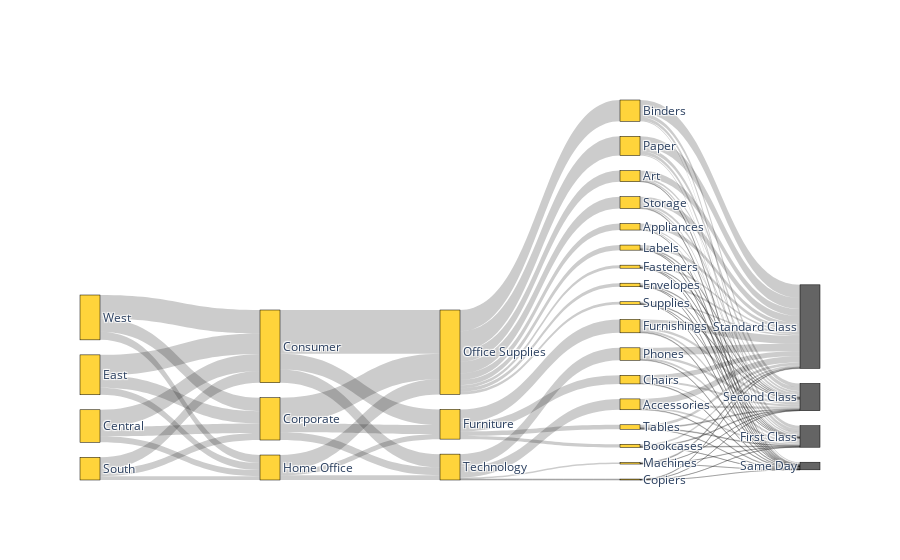

Write notebook code for a chart like this one.
### Markdown cell above
All in one

### Code cell
import pandas as pd
import plotly.graph_objects as go

df = pd.read_csv(r"superstore.csv")

column = ['Order ID', 'State','Order Date', 'Ship Date', 'Customer ID', 'Customer Name', 'Country', 'City','Postal Code','Product ID','Product Name','Discount']
df.drop(column,inplace=True, axis=1)

df1 = df.filter(['Ship Mode','Segment','Region','Category','Sub-Category','Profit'], axis=1)

df2=df1.groupby(['Region', 'Segment'], as_index=False)['Profit'].count()
df3=df1.groupby(['Segment', 'Category'], as_index=False)['Profit'].count()
df4=df1.groupby(['Category','Sub-Category'], as_index=False)['Profit'].count()
df5=df1.groupby(['Sub-Category','Ship Mode'], as_index=False)['Profit'].count()

df2.columns = ['a', 'b', 'Quantity']
df3.columns = ['a', 'b', 'Quantity']
df4.columns = ['a', 'b', 'Quantity']
df5.columns = ['a', 'b', 'Quantity']
df6 = df2.append(df3)
df7 = df6.append(df4)
df8 = df7.append(df5)
df8





def genSankey(df,cat_cols=[],value_cols='',title='Sankey Diagram'):
    # maximum of 6 value cols -> 6 colors
    colorPalette = ['#FFD43B','#646464','#4B8BBE','#306998']
    labelList = []
    colorNumList = []
    for catCol in cat_cols:
        labelListTemp =  list(set(df[catCol].values))
        colorNumList.append(len(labelListTemp))
        labelList = labelList + labelListTemp
        
    # remove duplicates from labelList
    labelList = list(dict.fromkeys(labelList))
    
    # define colors based on number of levels
    colorList = []
    for idx, colorNum in enumerate(colorNumList):
        colorList = colorList + [colorPalette[idx]]*colorNum
        
    # transform df into a source-target pair
    for i in range(len(cat_cols)-1):
        if i==0:
            sourceTargetDf = df[[cat_cols[i],cat_cols[i+1],value_cols]]
            sourceTargetDf.columns = ['source','target','count']
        else:
            tempDf = df[[cat_cols[i],cat_cols[i+1],value_cols]]
            tempDf.columns = ['source','target','count']
            sourceTargetDf = pd.concat([sourceTargetDf,tempDf])
        sourceTargetDf = sourceTargetDf.groupby(['source','target']).agg({'count':'sum'}).reset_index()
        
    # add index for source-target pair
    sourceTargetDf['sourceID'] = sourceTargetDf['source'].apply(lambda x: labelList.index(x))
    sourceTargetDf['targetID'] = sourceTargetDf['target'].apply(lambda x: labelList.index(x))
    
    # creating the sankey diagram
    fig = go.Figure(data=[go.Sankey(
        node = dict(
            pad = 15,
            thickness = 20,
            line = dict(color = "black", width = 0.5),
            label = labelList,
            color = colorList
        ),
        link = dict(
              source = sourceTargetDf['sourceID'],
              target = sourceTargetDf['targetID'],
              value = sourceTargetDf['count']
    ))])

    return fig

fig = genSankey(df8,cat_cols=['a','b'],value_cols='Quantity',title='Sankey Diagram x Profit')
fig.show()

### Figure 1 — Plotly figure (JSON) as saved in the notebook; plotly's stock layout.template omitted (floating-point values rounded to 4 significant figures)
{"data": [{"link": {"source": [25, 25, 25, 25, 21, 21, 21, 21, 26, 26, 26, 26, 7, 7, 7, 7, 2, 2, 2, 2, 23, 23, 23, 14, 14, 14, 14, 8, 8, 8, 20, 20, 20, 20, 3, 3, 3, 13, 13, 13, 12, 12, 12, 12, 5, 5, 5, 5, 24, 24, 24, 24, 16, 16, 16, 16, 1, 1, 1, 10, 10, 10, 10, 17, 17, 17, 17, 0, 0, 0, 0, 0, 0, 0, 0, 0, 18, 18, 18, 18, 22, 22, 22, 22, 4, 4, 4, 19, 19, 19, 19, 6, 6, 6, 6, 9, 9, 9, 9, 15, 15, 15, 15, 11, 11, 11], "target": [27, 30, 29, 28, 27, 30, 29, 28, 27, 30, 29, 28, 27, 30, 29, 28, 27, 30, 29, 28, 8, 3, 1, 27, 30, 29, 28, 16, 0, 15, 27, 30, 29, 28, 16, 0, 15, 8, 3, 1, 27, 30, 29, 28, 27, 30, 29, 28, 27, 30, 29, 28, 2, 14, 24, 9, 16, 0, 15, 27, 30, 29, 28, 27, 30, 29, 28, 21, 26, 7, 12, 5, 10, 18, 19, 6, 27, 30, 29, 28, 27, 30, 29, 28, 8, 3, 1, 27, 30, 29, 28, 27, 30, 29, 28, 27, 30, 29, 28, 25, 20, 17, 22, 8, 3, 1], "value": [128, 41, 162, 444, 76, 23, 79, 288, 112, 36, 155, 493, 239, 74, 263, 947, 49, 7, 48, 124, 1212, 673, 438, 85, 39, 134, 359, 1113, 3127, 951, 12, 5, 15, 36, 646, 1820, 554, 1469, 877, 502, 32, 14, 53, 155, 30, 14, 37, 136, 146, 52, 184, 575, 228, 617, 957, 319, 362, 1079, 342, 60, 21, 62, 221, 23, 10, 14, 68, 466, 796, 1523, 254, 217, 364, 1370, 846, 190, 217, 81, 289, 783, 138, 42, 175, 534, 838, 510, 272, 119, 52, 171, 504, 25, 11, 43, 111, 47, 21, 61, 190, 775, 68, 115, 889, 1672, 960, 571]}, "node": {"color": ["#FFD43B", "#FFD43B", "#FFD43B", "#FFD43B", "#FFD43B", "#FFD43B", "#FFD43B", "#FFD43B", "#FFD43B", "#FFD43B", "#FFD43B", "#FFD43B", "#FFD43B", "#FFD43B", "#FFD43B", "#FFD43B", "#FFD43B", "#FFD43B", "#FFD43B", "#FFD43B", "#FFD43B", "#FFD43B", "#FFD43B", "#FFD43B", "#FFD43B", "#FFD43B", "#FFD43B", "#646464", "#646464", "#646464", "#646464", "#646464", "#646464", "#646464", "#646464", "#646464", "#646464", "#646464", "#646464", "#646464", "#646464", "#646464", "#646464", "#646464", "#646464", "#646464", "#646464", "#646464", "#646464", "#646464", "#646464", "#646464", "#646464", "#646464"], "label": ["Office Supplies", "Home Office", "Bookcases", "Corporate", "South", "Fasteners", "Supplies", "Binders", "Consumer", "Tables", "Labels", "West", "Envelopes", "East", "Chairs", "Technology", "Furniture", "Machines", "Paper", "Storage", "Copiers", "Appliances", "Phones", "Central", "Furnishings", "Accessories", "Art", "First Class", "Standard Class", "Second Class", "Same Day"], "line": {"color": "black", "width": 0.5}, "pad": 15, "thickness": 20}, "type": "sankey"}], "layout": {}}
